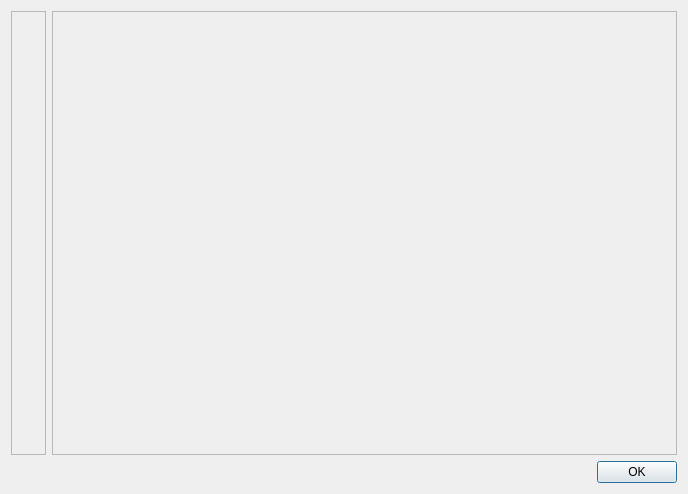
<?xml version="1.0" encoding="UTF-8"?>
<ui version="4.0">
 <author>
  SPDX-FileCopyrightText: none
  SPDX-License-Identifier: GPL-3.0-or-later
 </author>
 <class>LicenseDialog</class>
 <widget class="QDialog" name="LicenseDialog">
  <property name="geometry">
   <rect>
    <x>0</x>
    <y>0</y>
    <width>688</width>
    <height>494</height>
   </rect>
  </property>
  <property name="windowTitle">
   <string>Licenses</string>
  </property>
  <layout class="QVBoxLayout" name="verticalLayout">
   <item>
    <layout class="QHBoxLayout" name="horizontalLayout_2">
     <item>
      <widget class="QScrollArea" name="m_anchors">
       <property name="sizePolicy">
        <sizepolicy hsizetype="Minimum" vsizetype="Expanding">
         <horstretch>0</horstretch>
         <verstretch>0</verstretch>
        </sizepolicy>
       </property>
       <property name="maximumSize">
        <size>
         <width>35</width>
         <height>16777215</height>
        </size>
       </property>
       <property name="horizontalScrollBarPolicy">
        <enum>Qt::ScrollBarAlwaysOff</enum>
       </property>
       <property name="widgetResizable">
        <bool>true</bool>
       </property>
       <property name="alignment">
        <set>Qt::AlignLeading|Qt::AlignLeft|Qt::AlignTop</set>
       </property>
       <widget class="QWidget" name="scrollAreaWidgetContents_2">
        <property name="geometry">
         <rect>
          <x>0</x>
          <y>0</y>
          <width>33</width>
          <height>439</height>
         </rect>
        </property>
       </widget>
      </widget>
     </item>
     <item>
      <widget class="QScrollArea" name="m_scrollArea">
       <property name="widgetResizable">
        <bool>true</bool>
       </property>
       <widget class="QWidget" name="scrollAreaWidgetContents">
        <property name="geometry">
         <rect>
          <x>0</x>
          <y>0</y>
          <width>625</width>
          <height>439</height>
         </rect>
        </property>
       </widget>
      </widget>
     </item>
    </layout>
   </item>
   <item>
    <layout class="QHBoxLayout" name="horizontalLayout">
     <item>
      <spacer name="horizontalSpacer">
       <property name="orientation">
        <enum>Qt::Horizontal</enum>
       </property>
       <property name="sizeHint" stdset="0">
        <size>
         <width>40</width>
         <height>20</height>
        </size>
       </property>
      </spacer>
     </item>
     <item>
      <widget class="QPushButton" name="m_ok">
       <property name="text">
        <string>OK</string>
       </property>
      </widget>
     </item>
    </layout>
   </item>
  </layout>
 </widget>
 <resources/>
 <connections>
  <connection>
   <sender>m_ok</sender>
   <signal>clicked()</signal>
   <receiver>LicenseDialog</receiver>
   <slot>accept()</slot>
   <hints>
    <hint type="sourcelabel">
     <x>637</x>
     <y>472</y>
    </hint>
    <hint type="destinationlabel">
     <x>343</x>
     <y>246</y>
    </hint>
   </hints>
  </connection>
 </connections>
</ui>
